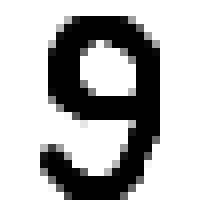
#> input picture CNN (TensorFlow)/my_tests/1.png, 28 x 28 px, found by its file name (shown 8 times larger)
$ jupyter execute --allow-errors Main.ipynb   (shell and % lines are left out)   (older library calls are emulated)
#> lines starting #> are read from the running program, lines starting #| are printed output that depends on the picture
[cell 1]
import numpy
import matplotlib.pyplot as plt
import matplotlib
import scipy.special
import scipy.misc
from scipy.ndimage import rotate
from scipy.misc import face
import PIL
from PIL import Image
from IPython.display import clear_output
import os

[cell 2]
class neuralNetwork:
    def __init__(self, nodes, lr):
        self.nodes = nodes
        self.lr = lr
        self.layers = len(nodes)

        self.W = [numpy.random.normal(0.0, pow(self.nodes[i+1], -0.5), (self.nodes[i+1], self.nodes[i])) for i in range(0, self.layers-1)]

        self.activation_function = lambda x: scipy.special.expit(x)
    def train(self, inputs_list, targets_list):
        inputs = numpy.array(inputs_list, ndmin=2).T
        targets = numpy.array(targets_list, ndmin=2).T

        outputs = inputs
        outputs_array = [outputs]
        for i in range(0, self.layers-1):
            outputs = self.activation_function(numpy.dot(self.W[i], outputs))
            outputs_array.append(outputs)
        errors = targets-outputs

        for i in range(self.layers-2, -1, -1):
            self.W[i] += self.lr * numpy.dot(((errors * outputs_array[i+1] * (1.0 - outputs_array[i+1]))), (numpy.transpose(outputs_array[i])))
            errors = numpy.dot(self.W[i].T, errors)

    def query(self, inputs_list):
        inputs = numpy.array(inputs_list, ndmin=2).T

        outputs = inputs

        for i in range(0, self.layers-1):
            outputs = self.activation_function(numpy.dot(self.W[i], outputs))

        return outputs
    def getRotateData(self, array, rot):
        img = Image.new('L', (28, 28))
        img.putdata(array)
        data = numpy.ravel(numpy.array(img.rotate(rot)))
        return data
    def getRotateImage(self, array, rot):
        img = Image.new('L', (28, 28))
        img.putdata(array)
        img = img.rotate(rot,fillcolor='white')
        return img
    def saveW(self):
        for i in range(self.layers-1):
            numpy.savetxt("weights/W"+str(i+1), self.W[i])
    def loadW(self):
        for i in range(self.layers-1):
            self.W[i] = numpy.loadtxt("weights/W"+str(i+1))
            if len(self.W[i].shape) == 1:
                self.W[i] = numpy.array([self.W[i]])
    def clearW(self):
        self.W = [numpy.random.normal(0.0, pow(self.nodes[i+1], -0.5), (self.nodes[i+1], self.nodes[i])) for i in range(0, self.layers-1)]
    #def toSymbol(self, num):
    #    dic = {0:0,1:1,2:2,3:3,4:4,5:5,6:6,7:7,8:8,9:9,10:"+",11:"-",12:"*",13:":"}
    #    return dic[num]

[cell 3]
#Данные нейросети
input_nodes = 784
output_nodes = 10
nodes = [input_nodes, 120, output_nodes]
learning_rate = 0.2
epohs = 8
generate_training_data = False

n = neuralNetwork(nodes, learning_rate)

#> (a cell that did not finish here is left out)

#> (a cell that did not finish here is left out)

#> (a cell that did not finish here is left out)

[cell 7]
#Определение одной цифры
img = Image.open('my_tests/1.png')
#> img is the input picture: PIL image 28x28 RGB; min 0, max 255, mean 193.4
img = img.resize((28, 28), PIL.Image.ANTIALIAS)
img = img.convert('L')
#> img: PIL image 28x28 L
#img_array = scipy.misc.imread("my_tests/2.png", flatten=True)
#img_data = 255.0 - img_array.reshape(784)

img_data = 255.0-numpy.ravel(numpy.array(img))
#> img_data = 784 values, max 255 at index 66, min 0 at index 0, mean 61.61

matplotlib.pyplot.imshow(255.0-numpy.array(img), cmap="Greys", interpolation="None")
#> (this line was passed over: IPython is not available in this run)


img_data = (img_data / 255.0 * 0.99) + 0.01
#> img_data = 784 values, max 1 at index 66, min 0.01 at index 0, mean 0.249
outputs = n.query(img_data)
#> in query, `inputs = numpy.array(inputs_list, ndmin=2).T`: inputs has the same summary as img_data outside query
#> in query, `outputs = inputs`: outputs has the same summary as img_data outside query
#> outputs = [0.937, 0.692, 0.0202, 0.113, 0.728, 0.806, 0.164, 0.201, 0.771, 0.947]
label = numpy.argmax(outputs)
#> label = 9
#> (the rest of this cell did not finish here and is left out)

[cell 8]
#Определение нескольких цифр
img = Image.open('www.png')
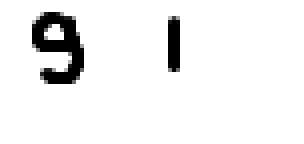
#> input picture NeuralNetworks (MNIST)/Python/www.png, 76 x 36 px (shown 4 times larger)
#> img is the input picture: PIL image 76x36 RGB; min 0, max 255, mean 238.9
(w, h) = img.size
#> w = 76; h = 36
width = (28*w)//h
#> width = 59
img = img.resize((width, 28), PIL.Image.ANTIALIAS)
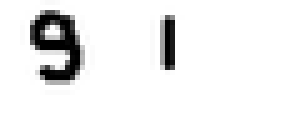
#> img: PIL image 59x28 RGB (shown 5 times larger); min 0, max 255, mean 238.9
img = img.convert('L')
#> img: PIL image 59x28 L

img_data = 255.0-numpy.ravel(numpy.array(img))
#> img_data = 1652 values, max 255 at index 186, min 0 at index 0, mean 16.12
matplotlib.pyplot.imshow(255.0-numpy.array(img), cmap="Greys", interpolation="None")
#> (this line was passed over: IPython is not available in this run)

arr = numpy.asarray(img, dtype='uint8').T
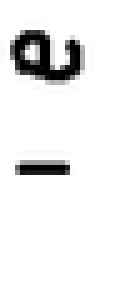
#> arr: shape (59, 28) (shown 5 times larger); min 0, max 255, mean 238.9
Sr=255

ss = []
xx = 0
mode = False

for x in range(0, width):
    find = False
    for y in range(0, 28):
        pixel = int(arr[x][y])
        if abs(Sr-pixel)<=50:
            Sr=(pixel+Sr)//2
        else:
            find = True
            if not mode:
                ss.append(x)
                mode = True
    if mode:
        if find:
            xx = x
        else:
            ss.append(xx)
            mode = False
#> after the loop, Sr = 254; mode = False; ss = [6, 16, 32, 34]; xx = 34
if mode == True:
    ss.append(width)

rows = 10
columns = 5
#> (the rest of this cell did not finish here and is left out)

[cell 9]
#Определение нескольких цифр lvl up
img = Image.open('www.png')
(w, h) = img.size
img = img.convert('L')
#> img: PIL image 76x36 L

img_data = 255.0-numpy.ravel(numpy.array(img))
#> img_data = 2736 values, max 255 at index 240, min 0 at index 0, mean 16.1
matplotlib.pyplot.imshow(255.0-numpy.array(img), cmap="Greys", interpolation="None")
#> (this line was passed over: IPython is not available in this run)

arr = numpy.asarray(img, dtype='uint8').T
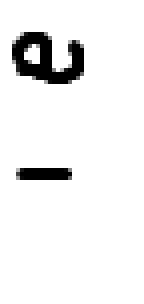
#> arr: shape (76, 36) (shown 4 times larger); min 0, max 255, mean 238.9
Sr=255
used = numpy.zeros([w, h])
v = [w-1, h-1, 0, 0]
#> v = [75, 35, 0, 0]
res = []

def f(start_x, start_y):
    global used
    if used[start_x][start_y]:
        return
    if start_x<0 or start_x >= w or start_y < 0 or start_y >= h:
        return
    pixel = int(arr[start_x][start_y])
    if abs(pixel-Sr)<30:
        return
    global v
    used[start_x][start_y] = True
    v[0]=min(v[0], start_x)
    v[1]=min(v[1], start_y)
    v[2]=max(v[2], start_x)
    v[3]=max(v[3], start_y)
    f(start_x+1, start_y)
    f(start_x-1, start_y)
    f(start_x, start_y+1)
    f(start_x, start_y-1)
    f(start_x+1, start_y+1)
    f(start_x-1, start_y+1)
    f(start_x+1, start_y-1)
    f(start_x-1, start_y-1)

for y in range(0, h):
    for x in range(0, w):
        if not used[x][y]:
            pixel = int(arr[x][y])
            if abs(Sr-pixel)>=50:
                v = [w-1, h-1, 0, 0]
                f(x, y)
                res.append(v)
            else:
                Sr=(pixel+Sr)//2
#> this loop made 36 passes
#> after the loop, Sr = 255; res = [[8, 3, 20, 20], [42, 4, 44, 17]]
rows = 10
columns = 5
i = 1
#> (the rest of this cell did not finish here and is left out)

[cell 10]
def imagetoarray():
    datas = open("mnist_dataset/my_trains.csv", 'a')
    v = os.listdir("my_trains/chast")
    for file in v:
        img = Image.open("my_trains/chast/"+str(file))
        img = img.resize((28, 28), PIL.Image.ANTIALIAS)
        img = img.convert('L')
        img_array = 255-numpy.ravel(numpy.array(img))
        array = numpy.ravel(img_array)
        array = ','.join(map(str, array))
        array=":,"+array+"\n"
        datas.write(array)
def duplicate_rotates_image(path):
    img = Image.open(str(path))
    img = img.resize((28, 28), PIL.Image.ANTIALIAS)
    img = img.convert('L')
    img_array = numpy.ravel(numpy.array(img))
    v = [-5,0,5]
    for rot in v:
        new_img = n.getRotateImage(img_array, rot)
        new_img.save("my_trains/mult/1_"+str(rot)+".png")

#> (a cell that did not finish here is left out)

[cell 12]
n.saveW()
